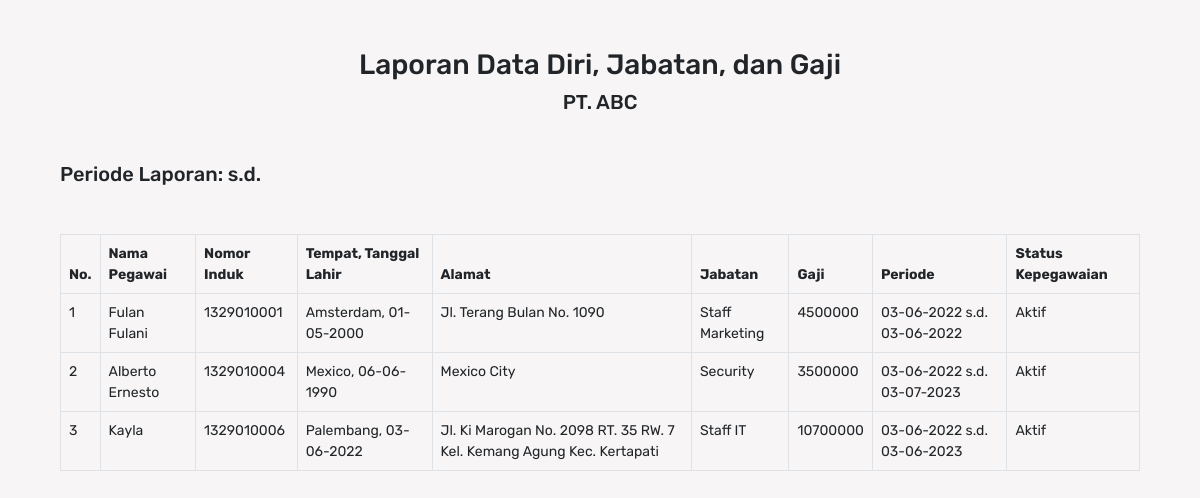
The page /admin/laporan/laporan_data_pegawai.php on the database its author committed.
### tables this page shows
CREATE TABLE `pegawai` (
  `nip` int(10) NOT NULL,
  `nama_pegawai` varchar(100) NOT NULL,
  `tempat_lahir` varchar(100) NOT NULL,
  `tgl_lahir` date NOT NULL,
  `jk` varchar(10) NOT NULL,
  `no_hp` varchar(15) NOT NULL,
  `email` varchar(100) NOT NULL,
  `alamat` varchar(250) NOT NULL,
  `status_pegawai` varchar(10) NOT NULL,
  `id_jabatan_gaji` int(2) NOT NULL
);

CREATE TABLE `jabatan_gaji` (
  `id_jabatan_gaji` int(2) NOT NULL,
  `nama_jabatan` varchar(100) NOT NULL,
  `gaji_pokok` int(10) NOT NULL,
  `gaji_lembur` int(10) NOT NULL,
  `tanggal_mulai` date NOT NULL,
  `tanggal_akhir` date NOT NULL
);

### admin/laporan/laporan_data_pegawai.php (the view, shortened to what this page needs)
<?php
    require_once "../../config/config.php";
    $awal = $_GET["awal"];
    $akhir = $_GET["akhir"];
?>
<!DOCTYPE html>
<html lang="en">
<head>
    <link href="https://cdn.jsdelivr.net/npm/bootstrap@5.2.0-beta1/dist/css/bootstrap.min.css" rel="stylesheet">
    <link href='https://unpkg.com/boxicons@2.1.2/css/boxicons.min.css' rel='stylesheet'>
    <link href="../assets/styles.css" rel="stylesheet">
</head>
<body>
    <div class="container-fluid">
        <header>
            <h3 class="text-center mt-5">Laporan Data Diri, Jabatan, dan Gaji</h3>
            <h5  class="text-center mb-5">PT. ABC</h5>
        </header>
        <h5 class="mx-5">Periode Laporan: <?= $awal ?> s.d. <?= $akhir ?></h5>
        <div class="table-responsive m-5">
                <table class="table table-bordered" id="dataTable" width="100%" cellspacing="0">
                    <thead>
                        <tr>
                            <th>No.</th>
                            <th>Nama Pegawai</th>
                            <th>Nomor Induk</th>
                            <th>Tempat, Tanggal Lahir</th>
                            <th>Alamat</th>
                            <th>Jabatan</th>
                            <th>Gaji</th>
                            <th>Periode</th>
                            <th>Status Kepegawaian</th>
                        </tr>
                    </thead>
                    <tbody>
                        <?php
                        $no = 1;
                        $data_p = mysqli_query($koneksi, "SELECT * FROM pegawai INNER JOIN jabatan_gaji WHERE pegawai.id_jabatan_gaji = jabatan_gaji.id_jabatan_gaji GROUP BY nip asc");
                        foreach ($data_p as $p) : ?>
                            <tr>
                                <td>
                                    <?= $no++; ?>
                                </td>
                                <td>
                                    <?= ucwords($p['nama_pegawai']) ?>
                                </td>
                                <td>
                                    <?= $p['nip'] ?>
                                </td>
                                <td>
                                    <?= ucwords($p['tempat_lahir']) . ', ' . date('d-m-Y', strtotime($p['tgl_lahir'])) ?>
                                </td>
                                <td>
                                    <?= $p['alamat'] ?>
                                </td>
                                <td>
                                    <?= $p['nama_jabatan'] ?>
                                </td>
                                <td>
                                    <?= $p['gaji_pokok'] + $p['gaji_lembur'] ?>
                                </td>
                                <td>
                                    <?= date('d-m-Y', strtotime($p['tanggal_mulai'])) ?> s.d. <?= date('d-m-Y', strtotime($p['tanggal_akhir'])) ?>
                                </td>
                                <td>
                                    <?= ucwords($p['status_pegawai']) ?>
                                </td>
                            </tr>
                        <?php endforeach; ?>
                    </tbody>
                </table>
            </div>
    </div>
</body>
</html>

### assets/styles.css (style rules this page uses)
:root { --clr-blue: #c3d9e0; --clr-blue-light: #b5d6ee; --clr-blue-dark: #508ea1; --clr-blue-darker: #387588; --clr-gray: #dee6ee; --clr-gray-light: #f7f5f5; }
body { min-height: 100vh; min-height: -webkit-fill-available; }
html { height: -webkit-fill-available; }
body { font-size: .875rem; background-color: var(--clr-gray-light); }

### admin/laporan/laporan_data_pegawai.php (style rules this page uses)
body { font-family: 'Rubik', sans-serif; }

### rows shown on the page
pegawai: nama_pegawai "Fulan Fulani", nip "1329010001", tempat_lahir "Amsterdam", tgl_lahir "01-05-2000", alamat "Jl. Terang Bulan No. 1090", id_jabatan_gaji.nama_jabatan "Staff Marketing", $p['gaji_pokok'] + $p['gaji_lembur'] "4500000", id_jabatan_gaji.tanggal_mulai "03-06-2022", id_jabatan_gaji.tanggal_akhir "03-06-2022", status_pegawai "Aktif"
pegawai: nama_pegawai "Alberto Ernesto", nip "1329010004", tempat_lahir "Mexico", tgl_lahir "06-06-1990", alamat "Mexico City", id_jabatan_gaji.nama_jabatan "Security", $p['gaji_pokok'] + $p['gaji_lembur'] "3500000", id_jabatan_gaji.tanggal_mulai "03-06-2022", id_jabatan_gaji.tanggal_akhir "03-07-2023", status_pegawai "Aktif"
pegawai: nama_pegawai "Kayla", nip "1329010006", tempat_lahir "Palembang", tgl_lahir "03-06-2022", alamat "Jl. Ki Marogan No. 2098 RT. 35 RW. 7 Kel. Kemang Agung Kec. Kertapati", id_jabatan_gaji.nama_jabatan "Staff IT", $p['gaji_pokok'] + $p['gaji_lembur'] "10700000", id_jabatan_gaji.tanggal_mulai "03-06-2022", id_jabatan_gaji.tanggal_akhir "03-06-2023", status_pegawai "Aktif"
